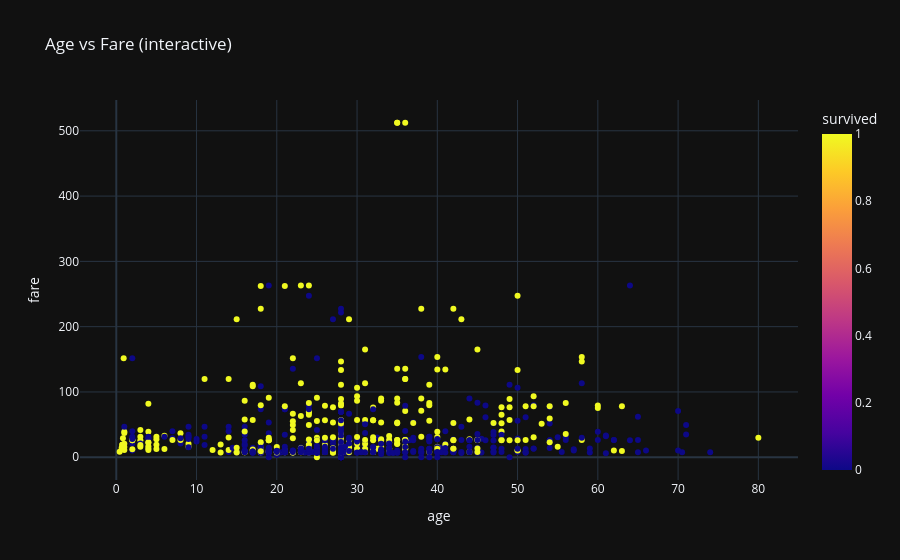

Source (notebook cell):
### Code cell
px.scatter(data, x="age", y="fare", color="survived",
           hover_data=["class", "who"],
           title="Age vs Fare (interactive)")

### Figure 1 — Plotly figure (JSON) as saved in the notebook; plotly's stock layout.template omitted (floating-point values rounded to 4 significant figures; data arrays with more than 128 entries replaced by an {"elided": "..."} marker saying what was removed)
{"data": [{"customdata": {"elided": "889x2 str values"}, "hovertemplate": "age=%{x}<br>fare=%{y}<br>class=%{customdata[0]}<br>who=%{customdata[1]}<br>survived=%{marker.color}<extra></extra>", "legendgroup": "", "marker": {"color": {"elided": "889 int values"}, "coloraxis": "coloraxis", "symbol": "circle"}, "mode": "markers", "name": "", "orientation": "v", "showlegend": false, "x": {"elided": "889 float values"}, "xaxis": "x", "y": {"elided": "889 float values"}, "yaxis": "y", "type": "scatter"}], "layout": {"xaxis": {"anchor": "y", "domain": [0.0, 1.0], "title": {"text": "age"}}, "yaxis": {"anchor": "x", "domain": [0.0, 1.0], "title": {"text": "fare"}}, "coloraxis": {"colorbar": {"title": {"text": "survived"}}, "colorscale": [[0.0, "#0d0887"], [0.1111, "#46039f"], [0.2222, "#7201a8"], [0.3333, "#9c179e"], [0.4444, "#bd3786"], [0.5556, "#d8576b"], [0.6667, "#ed7953"], [0.7778, "#fb9f3a"], [0.8889, "#fdca26"], [1.0, "#f0f921"]]}, "legend": {"tracegroupgap": 0}, "title": {"text": "Age vs Fare (interactive)"}}}
